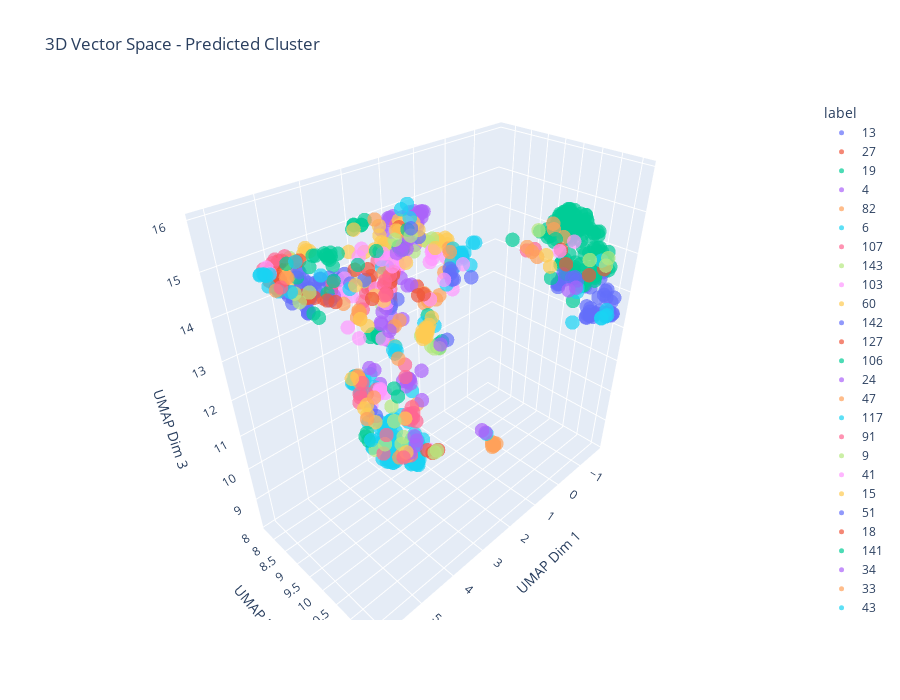

The notebook cell saved with this chart:
### Code cell
# Visualize in 3D - interactive, can rotate and zoom
# Shows predicted clusters by default

embedding_3d = visualize_embeddings_3d(
    emb,
    true_labels=true_labels,
    pred_labels=res_aggl["display_labels"],
    titles=titles
)
